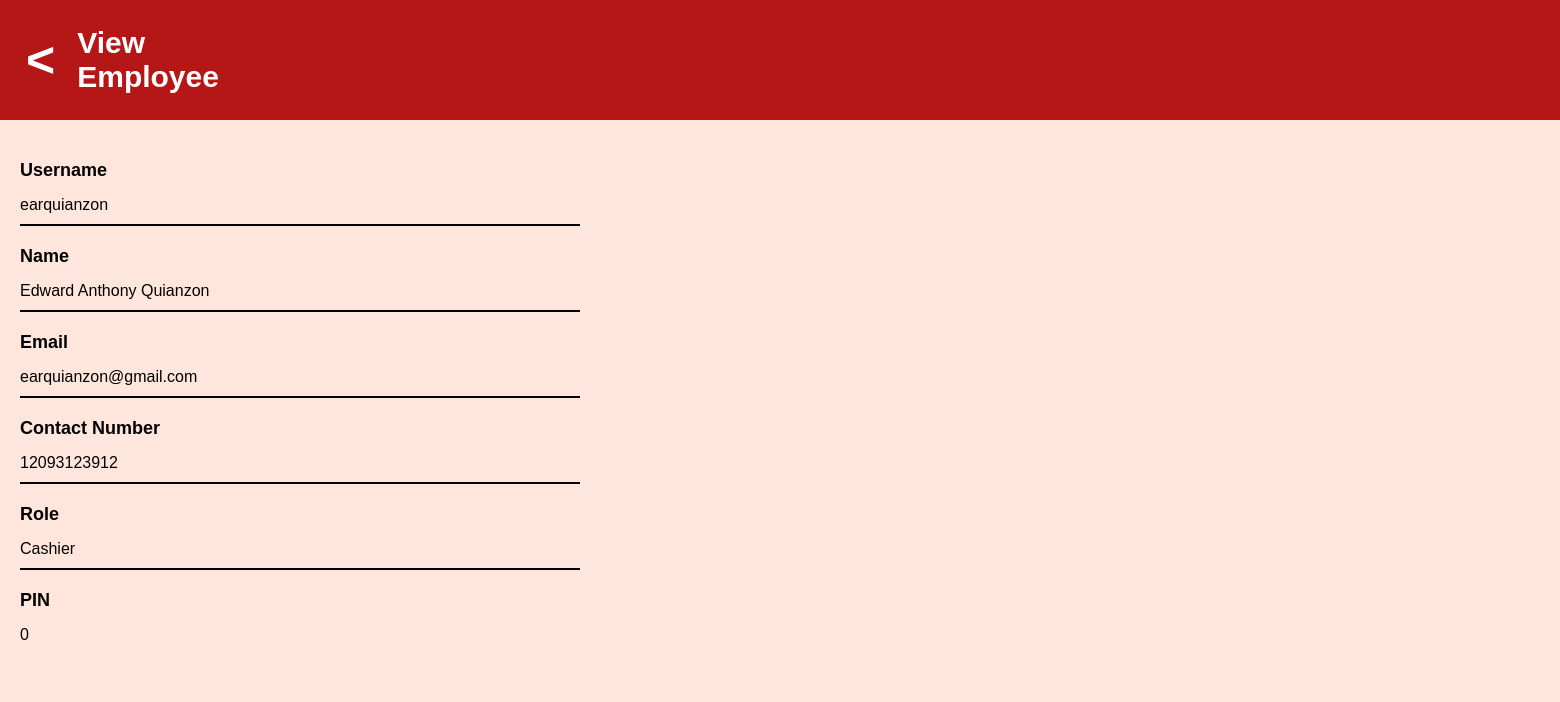
The page /employee-view/3/ on the database its author committed.
### EmployeeList/models.py (models this page shows, shortened)
class employee (models.Model):
    ACTIVE = 'active'
    INACTIVE = 'inactive'
    EMPLOYEE_STATUS_CHOICES = [
        (ACTIVE, 'Active'),
        (INACTIVE, 'Not Active'),
    ]
    person = models.ForeignKey(person, on_delete=models.CASCADE, blank=True, null=True)
    role = models.ForeignKey(role, on_delete=models.CASCADE, blank=True, null=True)
    pin = models.PositiveIntegerField()
    employee_status = models.CharField(
        max_length=8,
        choices=EMPLOYEE_STATUS_CHOICES,
        default=ACTIVE,
    )

class person (models.Model):
    username = models.CharField(max_length=255)
    first_name = models.CharField(max_length=255)
    last_name = models.CharField(max_length=255)
    contact_number = models.CharField(max_length=255)
    email = models.EmailField(max_length=255)

class role (models.Model):
    role_name = models.CharField(max_length=255)
    role_type = models.CharField(max_length=255)
    role_status = models.CharField(max_length=255)

### EmployeeList/views.py (the view)
# urls.py: path('employee-view/<int:id>/', views.employee_view, name='employee-view')
def employee_view(request, id):
    employee_obj = get_object_or_404(employee, id=id)
    return render(request, 'employee-view.html', {'employee': employee_obj})

### EmployeeList/templates/employee-view.html (shortened to what this page needs)
<!DOCTYPE html>
<html lang="en">
  <head>
    {% load static %}
    <link rel="stylesheet" href="{% static 'employee-view.css' %}" />
  </head>
  <body>
    <div class="app-container">
      <div class="navbar">
        <div class="navbar-content">
          <div class="back-button">
            <button
              class="back-button"
              onclick="window.location.href='/employee-list/';"
            >
              <
            </button>
          </div>
          <span class="logo">View Employee</span>
        </div>
      </div>
      <div class="form-container">
        <div class="employee-view">
          <div class="employee-field">
            <label class="field-label">Username</label>
            <span class="field-value">{{ employee.person.username }}</span>
          </div>
          <div class="employee-field">
            <label class="field-label">Name</label>
            <span class="field-value"
              >{{ employee.person.first_name }} {{employee.person.last_name}}
            </span>
          </div>
          <div class="employee-field">
            <label class="field-label">Email</label>
            <span class="field-value">{{ employee.person.email }}</span>
          </div>
          <div class="employee-field">
            <label class="field-label">Contact Number</label>
            <span class="field-value"
              >{{ employee.person.contact_number }}</span
            >
          </div>
          <div class="employee-field">
            <label class="field-label">Role</label>
            <span class="field-value"> {{ employee.role.role_name }} </span>
          </div>
          <div class="employee-field">
            <label class="field-label">PIN</label>
            <span class="field-value">{{ employee.pin }}</span>
          </div>
        </div>
      </div>
    </div>
  </body>
</html>

### EmployeeList/static/employee-view.css (style rules this page uses)
body { font-family: Arial, sans-serif; margin: 0; padding: 0; background-color: #ffe6dc; }
.app-container { display: flex; flex-direction: column; height: 100vh; width: 100vw; }
.navbar { background-color: #b51616; padding: 20px; color: white; display: flex; justify-content: flex-start; align-items: center; height: 80px; }
.navbar-content { display: flex; align-items: center; }
.logo { font-size: 30px; font-weight: bold; margin-right: 1450px; }
.back-button { background-color: #b51616; color: white; border: none; font-size: 50px; cursor: pointer; margin-right: 8px; font-weight: bold; }
.form-container { width: 100%; max-width: 600px; padding: 20px; background-color: #ffe6dc; box-sizing: border-box; margin: 20px 0; }
.employee-view { display: flex; flex-direction: column; gap: 20px; }
.employee-field { display: flex; flex-direction: column; gap: 5px; }
.field-label { font-size: 18px; font-weight: bold; color: black; }
.field-value { font-size: 16px; padding: 10px 0; border-bottom: 2px solid black; color: black; }
.employee-field:last-child .field-value { border-bottom: none; }

### rows shown on the page
employee: person.username "earquianzon", person.first_name "Edward Anthony", person.last_name "Quianzon", person.email "earquianzon@gmail.com", person.contact_number "12093123912", role.role_name "Cashier", pin "0"
